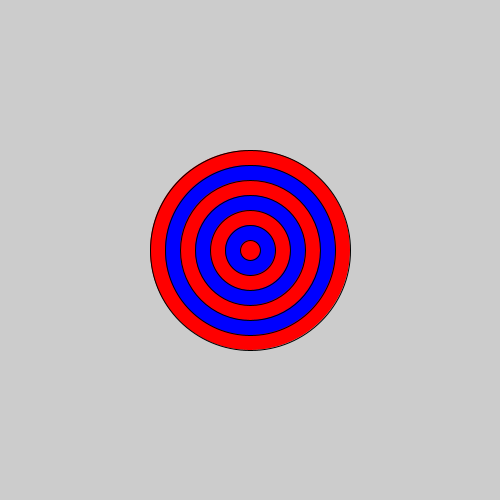
Frame 1 (no input)
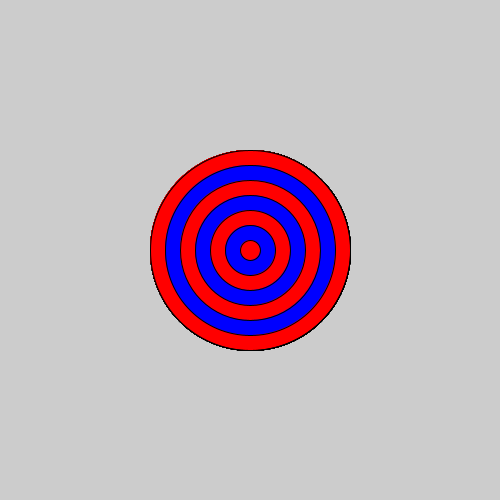
Frame 60 (the mouse pressed at the canvas centre just before this capture)
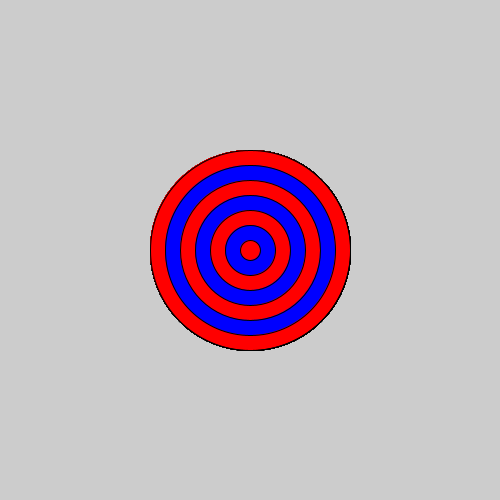
Frame 120 (the mouse held since frame 60 and released just before this capture)

The Processing sketch that drew these frames (run headless with seeded random() and noise(); from frame 60 on, the mouse is pressed at the canvas centre):

// Processing sketch: sketch_190122a
// ── sketch_190122a.pde
void setup(){
  size(500,500); 
 
}
void draw(){
  for(int size = 200; size>0;size -=30){
    
   
  
  
  if(size/30%2==0){
   fill(255,0,0); 
  }
else{
  fill(0,0,255); 

}
 ellipse(250,250,size, size); 
  }  
}
